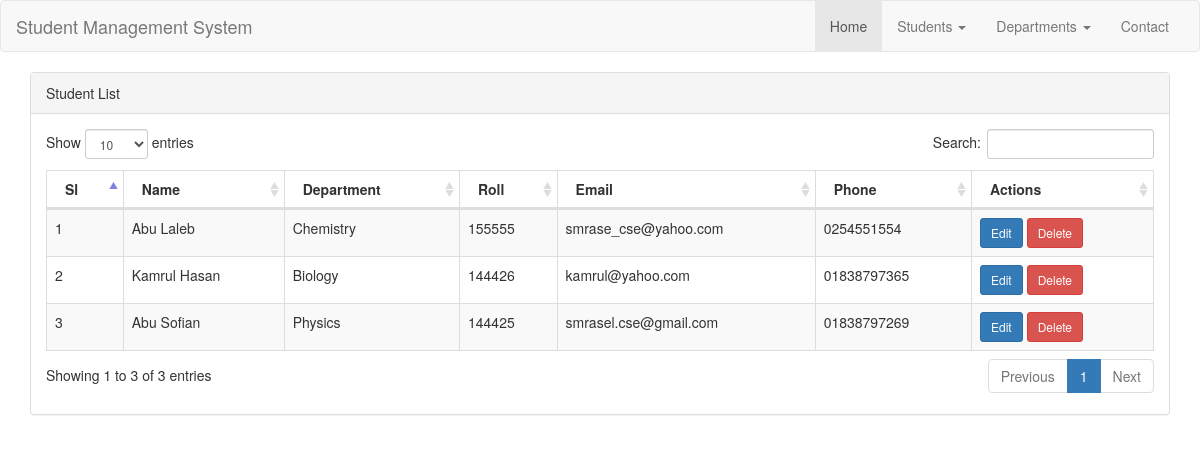
/studentlist.php, run on the app's committed database.
### tables this page shows
CREATE TABLE `tbl_students` (
  `id` int(11) NOT NULL,
  `dept_id` int(11) NOT NULL,
  `name` varchar(100) NOT NULL,
  `roll` varchar(100) NOT NULL,
  `email` varchar(100) NOT NULL,
  `phone` varchar(100) NOT NULL
);

CREATE TABLE `tbl_departments` (
  `id` int(11) NOT NULL,
  `department` varchar(100) NOT NULL
);

### database/DB.php (called while the page is built, shortened)
<?php
	class DB
	{
		private $host   = DB_HOST;
		private $user   = DB_USER;
		private $pass   = DB_PASS;
		private $dbname = DB_NAME;
		public $link;
		private function connectDB()
		{
			$this->link = new mysqli($this->host, $this->user, $this->pass, $this->dbname);
		}
		public function select($query)
		{
			$result = $this->link->query($query) or die($this->link->error.__LINE__);
			if ($result->num_rows > 0) {
				return $result;
			} else {
				return false;
			}
		}
	}
 ?>

### controllers/Student.php (called while the page is built, shortened)
<?php
	include_once '/../database/DB.php';
	class Student
	{
		private $db;
		private $table = "tbl_students";
		private $table_dept = "tbl_departments";
		public function __construct()
		{
			$this->db = new DB();
		}
		public function index()
		{
			$query  = "SELECT $this->table.id, $this->table.name, $this->table_dept.department, $this->table.roll, $this->table.email, $this->table.phone FROM $this->table INNER JOIN $this->table_dept ON $this->table.dept_id = $this->table_dept.id ORDER BY $this->table.id DESC";
			$result = $this->db->select($query);
			return $result;
		}
	}
 ?>

### studentlist.php (the view, shortened to what this page needs)
<?php
	$student = new Student();
 ?>
<!DOCTYPE html>
<html lang="en">
<head>
  <link rel="stylesheet" href="public/css/bootstrap.min.css">
  <link href="public/datatables-plugins/dataTables.bootstrap.css" rel="stylesheet">
  <link href="public/datatables-responsive/dataTables.responsive.css" rel="stylesheet">
</head>
<body>
<nav class="navbar navbar-default">
  <div class="container-fluid">
    <div class="navbar-header">
      <a class="navbar-brand" href="index.php">Student Management System</a>
    </div>
    <ul class="nav navbar-nav pull-right">
      <li class="active"><a href="#">Home</a></li>
      <li class="dropdown"><a class="dropdown-toggle" data-toggle="dropdown" href="#">Students <span class="caret"></span></a>
      </li>
      <li class="dropdown"><a class="dropdown-toggle" data-toggle="dropdown" href="#">Departments <span class="caret"></span></a>
      </li>
      <li><a href="#">Contact</a></li>
    </ul>
  </div>
</nav>
<div class="container">
  <div class="row">
      <div class="col-lg-12">
          <div class="panel panel-default">
              <div class="panel-heading">
                  Student List
              </div>
              <div class="panel-body">
                  <table width="100%" class="table table-striped table-bordered table-hover" id="dataTables-example">
                      <thead>
                          <tr>
                              <th>Sl</th>
                              <th>Name</th>
                              <th>Department</th>
                              <th>Roll</th>
                              <th>Email</th>
                              <th>Phone</th>
                              <th>Actions</th>
                          </tr>
                      </thead>
                      <tbody>
                        <?php
                            $result = $student->index();
                            if ($result) {
                              $sl = 0;
                              while ($data = $result->fetch_assoc()) {
                                $sl++;
                         ?>
                          <tr class="odd gradeX">
                              <td><?php echo $sl; ?></td>
                              <td><?php echo $data['name']; ?></td>
                              <td><?php echo $data['department']; ?></td>
                              <td><?php echo $data['roll']; ?></td>
                              <td><?php echo $data['email']; ?></td>
                              <td><?php echo $data['phone']; ?></td>
                              <td>
                                <a href="editstudent.php?id=<?php echo $data['id']; ?>" class="btn btn-primary btn-sm">Edit</a>
                                <a href="deletestudent.php?id=<?php echo $data['id']; ?>" class="btn btn-danger btn-sm">Delete</a>
                              </td>
                          </tr>
                          <?php } } ?>
                      </tbody>
                  </table>
              </div>
          </div>
      </div>
  </div>
</div>
</body>
</html>

### data on the page
tbl_students: name "Abu Laleb", tbl_departments.department "Chemistry", roll "155555", email "smrase_cse@yahoo.com", phone "0254551554"
tbl_students: name "Kamrul Hasan", tbl_departments.department "Biology", roll "144426", email "kamrul@yahoo.com", phone "01838797365"
tbl_students: name "Abu Sofian", tbl_departments.department "Physics", roll "144425", email "smrasel.cse@gmail.com", phone "01838797269"
